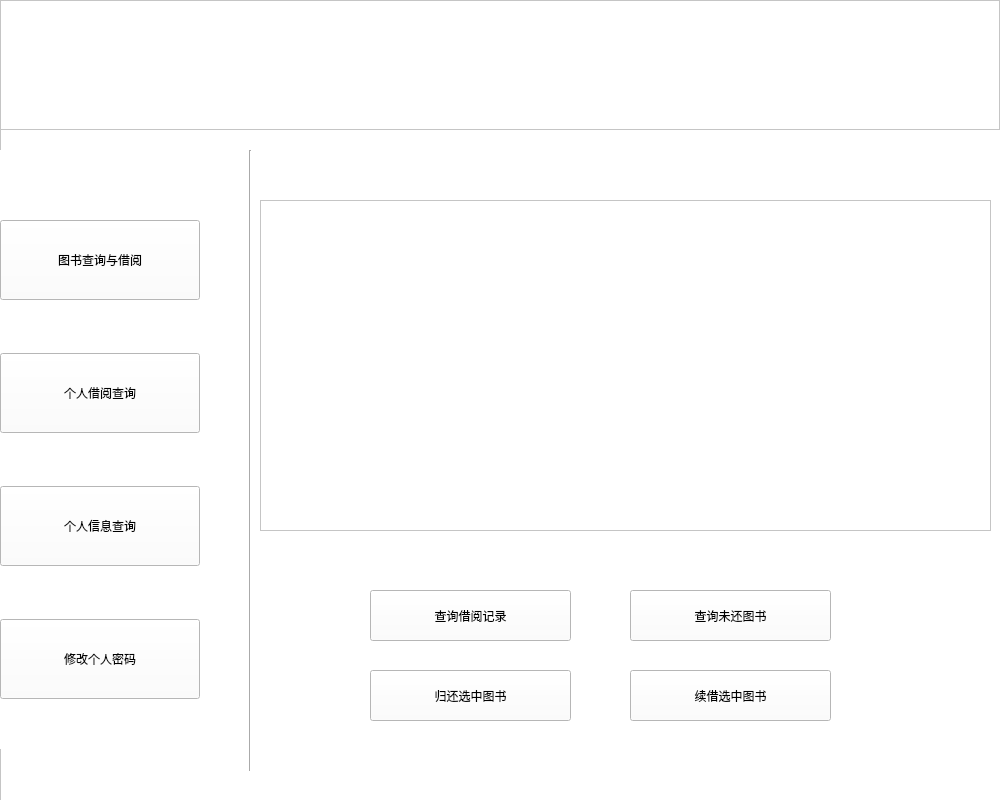
<?xml version="1.0" encoding="UTF-8"?>
<ui version="4.0">
 <class>reader_queryborrow</class>
 <widget class="QWidget" name="reader_queryborrow">
  <property name="geometry">
   <rect>
    <x>0</x>
    <y>0</y>
    <width>1000</width>
    <height>800</height>
   </rect>
  </property>
  <property name="windowTitle">
   <string>Form</string>
  </property>
  <widget class="QFrame" name="frame">
   <property name="geometry">
    <rect>
     <x>0</x>
     <y>0</y>
     <width>1001</width>
     <height>1000</height>
    </rect>
   </property>
   <property name="sizePolicy">
    <sizepolicy hsizetype="Fixed" vsizetype="Expanding">
     <horstretch>0</horstretch>
     <verstretch>0</verstretch>
    </sizepolicy>
   </property>
   <property name="minimumSize">
    <size>
     <width>800</width>
     <height>1000</height>
    </size>
   </property>
   <property name="maximumSize">
    <size>
     <width>100000</width>
     <height>100000</height>
    </size>
   </property>
   <property name="styleSheet">
    <string notr="true">background-color: rgb(255, 255, 255);</string>
   </property>
   <property name="frameShape">
    <enum>QFrame::StyledPanel</enum>
   </property>
   <property name="frameShadow">
    <enum>QFrame::Raised</enum>
   </property>
   <widget class="QGraphicsView" name="Title">
    <property name="geometry">
     <rect>
      <x>0</x>
      <y>0</y>
      <width>1000</width>
      <height>130</height>
     </rect>
    </property>
    <property name="styleSheet">
     <string notr="true">background-image: url(:/image/捕获.PNG);</string>
    </property>
   </widget>
   <widget class="QWidget" name="verticalLayoutWidget">
    <property name="geometry">
     <rect>
      <x>0</x>
      <y>150</y>
      <width>202</width>
      <height>599</height>
     </rect>
    </property>
    <layout class="QVBoxLayout" name="verticalLayout">
     <property name="spacing">
      <number>3</number>
     </property>
     <property name="topMargin">
      <number>20</number>
     </property>
     <item>
      <widget class="QPushButton" name="pb_querybook">
       <property name="minimumSize">
        <size>
         <width>200</width>
         <height>80</height>
        </size>
       </property>
       <property name="maximumSize">
        <size>
         <width>200</width>
         <height>80</height>
        </size>
       </property>
       <property name="styleSheet">
        <string notr="true">
font: 16pt &quot;Adobe Devanagari&quot;;
</string>
       </property>
       <property name="text">
        <string>图书查询与借阅</string>
       </property>
      </widget>
     </item>
     <item>
      <widget class="QPushButton" name="pb_queryborrow">
       <property name="minimumSize">
        <size>
         <width>200</width>
         <height>80</height>
        </size>
       </property>
       <property name="maximumSize">
        <size>
         <width>200</width>
         <height>80</height>
        </size>
       </property>
       <property name="styleSheet">
        <string notr="true">font: 16pt &quot;Adobe Devanagari&quot;;</string>
       </property>
       <property name="text">
        <string>个人借阅查询</string>
       </property>
      </widget>
     </item>
     <item>
      <widget class="QPushButton" name="pb_querymyself">
       <property name="minimumSize">
        <size>
         <width>200</width>
         <height>80</height>
        </size>
       </property>
       <property name="maximumSize">
        <size>
         <width>200</width>
         <height>80</height>
        </size>
       </property>
       <property name="styleSheet">
        <string notr="true">font: 16pt &quot;Adobe Devanagari&quot;;</string>
       </property>
       <property name="text">
        <string>个人信息查询</string>
       </property>
      </widget>
     </item>
     <item>
      <widget class="QPushButton" name="pb_alterpwd">
       <property name="minimumSize">
        <size>
         <width>200</width>
         <height>80</height>
        </size>
       </property>
       <property name="maximumSize">
        <size>
         <width>200</width>
         <height>80</height>
        </size>
       </property>
       <property name="styleSheet">
        <string notr="true">font: 16pt &quot;Adobe Devanagari&quot;;</string>
       </property>
       <property name="text">
        <string>修改个人密码</string>
       </property>
      </widget>
     </item>
    </layout>
   </widget>
   <widget class="Line" name="line">
    <property name="geometry">
     <rect>
      <x>240</x>
      <y>150</y>
      <width>20</width>
      <height>621</height>
     </rect>
    </property>
    <property name="styleSheet">
     <string notr="true">font: 75 9pt &quot;Adobe Devanagari&quot;;</string>
    </property>
    <property name="orientation">
     <enum>Qt::Vertical</enum>
    </property>
   </widget>
   <widget class="QTableView" name="borrowview">
    <property name="geometry">
     <rect>
      <x>260</x>
      <y>200</y>
      <width>731</width>
      <height>331</height>
     </rect>
    </property>
   </widget>
   <widget class="QPushButton" name="pb_querynotreturn">
    <property name="geometry">
     <rect>
      <x>630</x>
      <y>590</y>
      <width>201</width>
      <height>51</height>
     </rect>
    </property>
    <property name="styleSheet">
     <string notr="true">font: 16pt &quot;Adobe Devanagari&quot;;</string>
    </property>
    <property name="text">
     <string>查询未还图书</string>
    </property>
   </widget>
   <widget class="QPushButton" name="pb_returnbook">
    <property name="geometry">
     <rect>
      <x>370</x>
      <y>670</y>
      <width>201</width>
      <height>51</height>
     </rect>
    </property>
    <property name="styleSheet">
     <string notr="true">font: 16pt &quot;Adobe Devanagari&quot;;</string>
    </property>
    <property name="text">
     <string>归还选中图书</string>
    </property>
   </widget>
   <widget class="QPushButton" name="pb_returnbook_2">
    <property name="geometry">
     <rect>
      <x>370</x>
      <y>590</y>
      <width>201</width>
      <height>51</height>
     </rect>
    </property>
    <property name="styleSheet">
     <string notr="true">font: 16pt &quot;Adobe Devanagari&quot;;</string>
    </property>
    <property name="text">
     <string>查询借阅记录</string>
    </property>
   </widget>
   <widget class="QPushButton" name="pb_renewbook">
    <property name="geometry">
     <rect>
      <x>630</x>
      <y>670</y>
      <width>201</width>
      <height>51</height>
     </rect>
    </property>
    <property name="styleSheet">
     <string notr="true">font: 16pt &quot;Adobe Devanagari&quot;;</string>
    </property>
    <property name="text">
     <string>续借选中图书</string>
    </property>
   </widget>
  </widget>
 </widget>
 <resources/>
 <connections/>
</ui>
